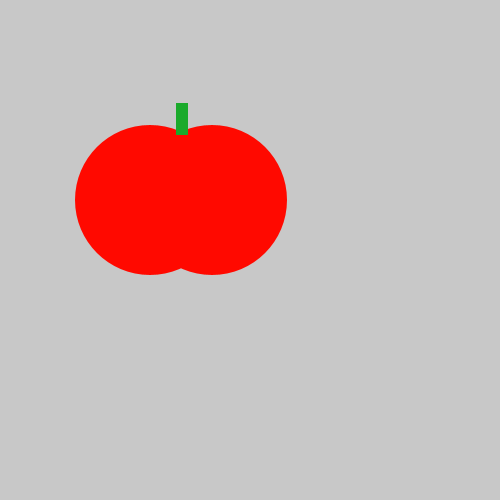
Frame 1 (no input)
Frame 60 (the mouse pressed at the canvas centre just before this capture): identical to frame 1, image omitted
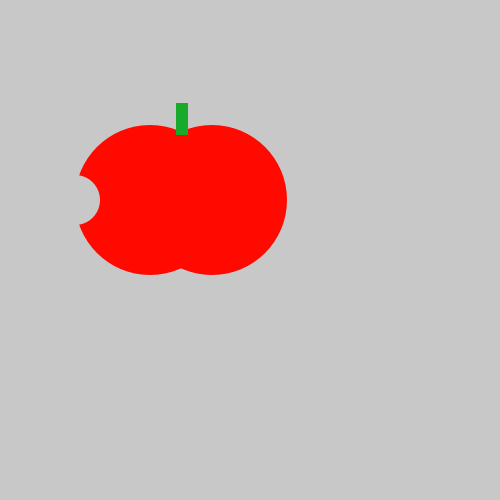
Frame 120 (the mouse held since frame 60 and released just before this capture)

The Processing sketch that drew these frames (run headless with seeded random() and noise(); from frame 60 on, the mouse is pressed at the canvas centre):

// Processing sketch: tasty_tomato
// ── tasty_tomato.pde
void setup() {
    size(500, 500);
}
void draw() {
    background(200, 200, 200);
    noStroke();
    fill(#FF0900);
    ellipse(150, 200, 150, 150);
    ellipse(212, 200, 150, 150);
  fill(#1AAA2B);
    rect(176, 103, 12, 32);
    
    if(mousePressed){
     fill(#C8C8C8);
    ellipse(75, 200, 50, 50);
    
    }
}

  
  
